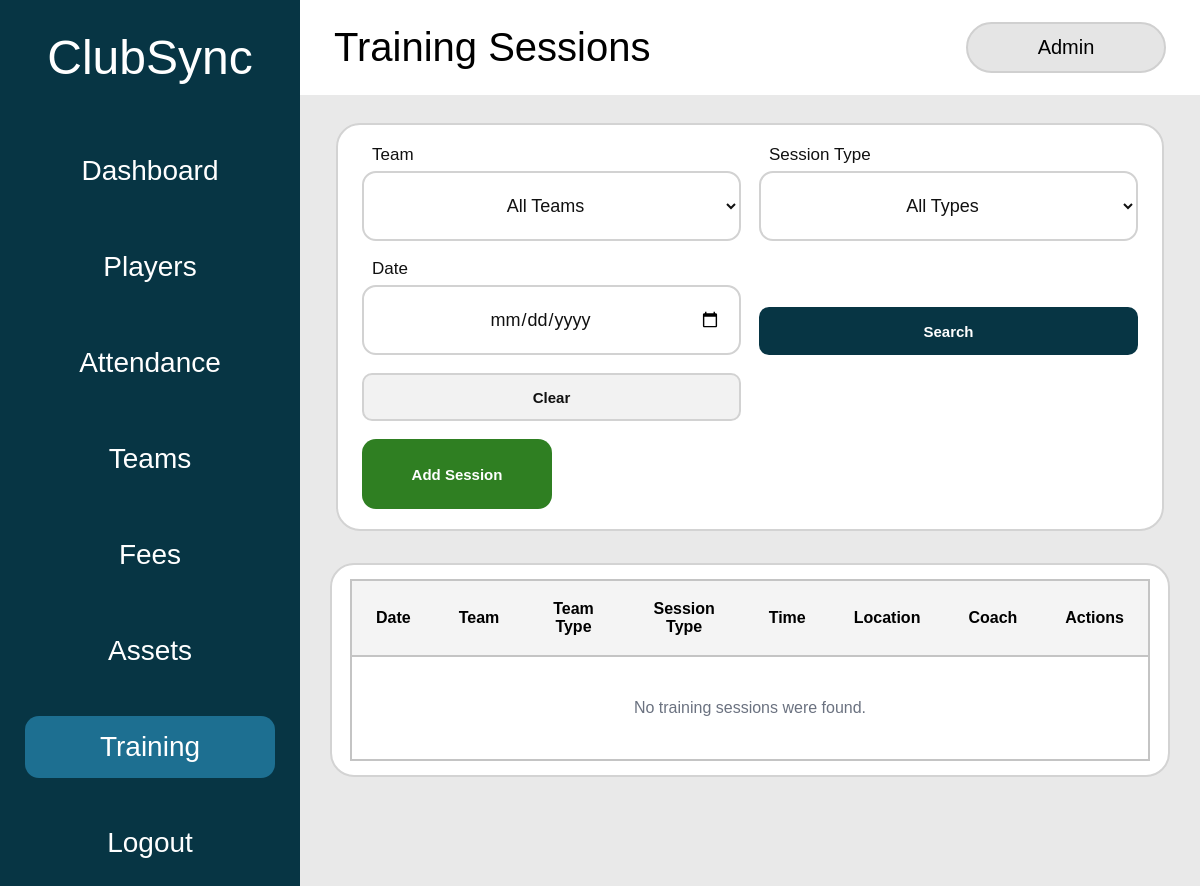
Before: /training (signed in) with the older database file.
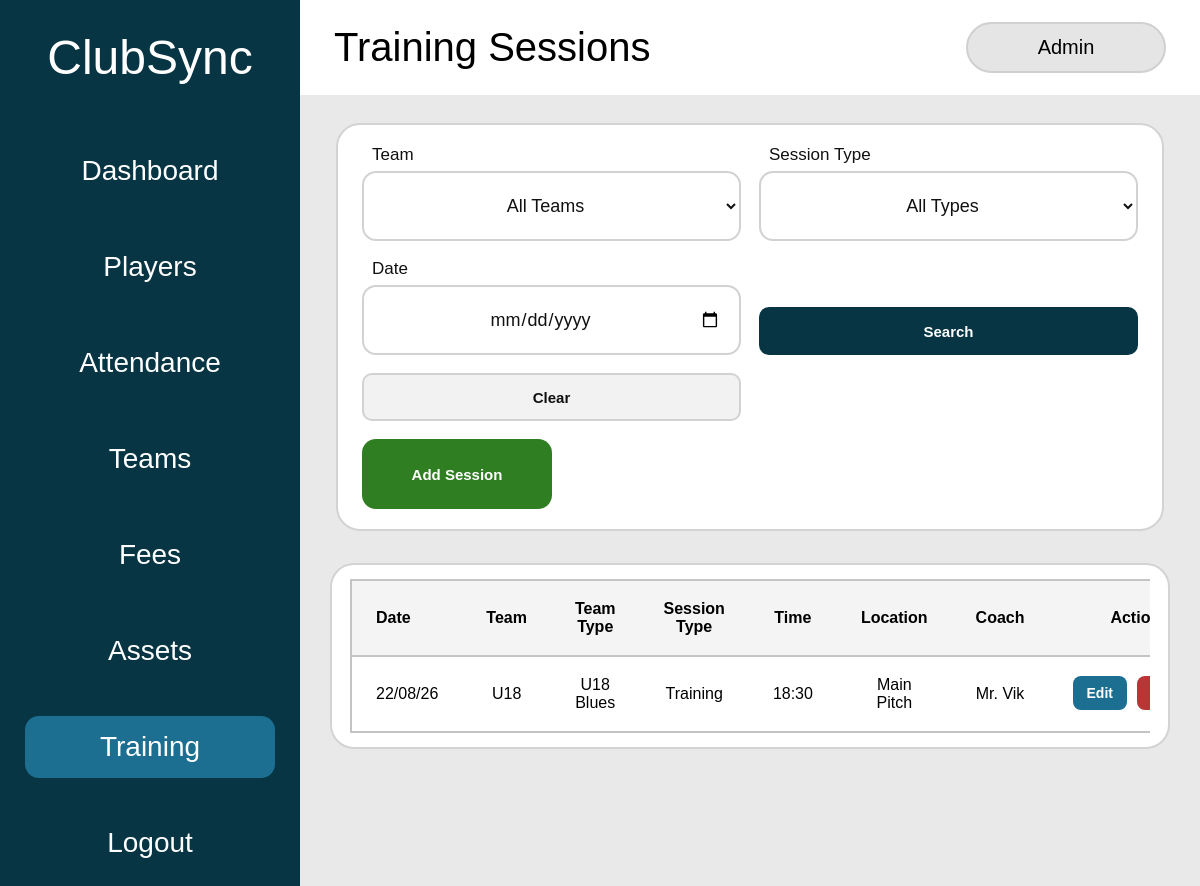
After: the same page with the newer database file.
### tables this page shows
CREATE TABLE training_sessions (
        session_id INTEGER PRIMARY KEY AUTOINCREMENT,

        session_date TEXT NOT NULL,

        team TEXT NOT NULL,

        session_type TEXT NOT NULL
            CHECK (
                session_type IN (
                    'Training',
                    'Skills Session',
                    'Fitness',
                    'Tactical'
                )
            ),

        session_time TEXT NOT NULL,

        location TEXT NOT NULL,

        coach_name TEXT NOT NULL,

        created_by_user_id INTEGER,

        created_at TEXT NOT NULL
            DEFAULT CURRENT_TIMESTAMP,

        updated_at TEXT NOT NULL
            DEFAULT CURRENT_TIMESTAMP, team_type TEXT NOT NULL DEFAULT '',

        FOREIGN KEY (created_by_user_id)
            REFERENCES users(user_id)
            ON DELETE SET NULL
    );

### app.py (the view)
@app.route("/training")
def training():
    if "role" not in session:
        return redirect(url_for("login"))
    if session["role"] == "Viewer":
        return redirect(url_for("viewer"))
    selected_team = request.args.get(
        "team",
        ""
    ).strip()
    allowed_teams = {
        "",
        "U10",
        "U12",
        "U14",
        "U16",
        "U18",
        "Senior"
    }
    if selected_team not in allowed_teams:
        selected_team = ""
    selected_session_type = request.args.get(
        "session_type",
        ""
    ).strip()
    selected_date = request.args.get(
        "training_date",
        ""
    ).strip()
    allowed_session_types = {
        "",
        "Training",
        "Skills Session",
        "Fitness",
        "Tactical"
    }
    if selected_session_type not in allowed_session_types:
        selected_session_type = ""
    if selected_date:
        try:
            date.fromisoformat(selected_date)
        except ValueError:
            selected_date = ""
    connection = get_database_connection()
    ensure_training_table(connection)
    query = """
        SELECT *
        FROM training_sessions
        WHERE 1 = 1
    """
    parameters = []
    if selected_team:
        query += """
            AND team = ?
        """
        parameters.append(selected_team)
    if selected_session_type:
        query += """
            AND session_type = ?
        """
        parameters.append(selected_session_type)
    if selected_date:
        query += """
            AND session_date = ?
        """
        parameters.append(selected_date)
    query += """
        ORDER BY
            session_date ASC,
            session_time ASC,
            team ASC
    """
    training_records = connection.execute(
        query,
        parameters
    ).fetchall()
    team_records = connection.execute("""
        SELECT DISTINCT team
        FROM players
        WHERE team IS NOT NULL
          AND TRIM(team) != ''
          AND registration_status = 'Active'
        ORDER BY team
    """).fetchall()
    connection.close()
    return render_template(
        "training.html",
        training_sessions=training_records,
        teams=team_records,
        selected_team=selected_team,
        selected_session_type=selected_session_type,
        selected_date=selected_date,
        saved=request.args.get("saved") == "1"
    )

### app.py (called while the page is built)
def get_database_connection():
    connection = sqlite3.connect("clubsync.db")
    connection.row_factory = sqlite3.Row
    connection.execute("PRAGMA foreign_keys = ON")
    return connection

### templates/training.html (shortened to what this page needs)
<!DOCTYPE html>
<html lang="en">
<head>
    <link
        rel="stylesheet"
        href="{{ url_for('static', filename='css/style.css') }}"
    >
</head>
<body>
<div class="app-layout">
    <aside class="sidebar">
        <h1>ClubSync</h1>
        <nav>
            <a href="{{ url_for('dashboard') }}">
                Dashboard
            </a>
            <a href="{{ url_for('players') }}">
                Players
            </a>
            <a href="{{ url_for('attendance') }}">
                Attendance
            </a>
            <a href="{{ url_for('teams') }}">
                Teams
            </a>
            <a href="{{ url_for('fees') }}">
                Fees
            </a>
            <a href="{{ url_for('assets') }}">
                Assets
            </a>
            <a
                class="active"
                href="{{ url_for('training') }}"
            >
                Training
            </a>
            <a href="{{ url_for('logout') }}">
                Logout
            </a>
        </nav>
    </aside>
    <main class="main-content training-page">
        <div class="top-bar">
            <div>
                <h2>Training Sessions</h2>
            </div>
            <div class="user-box">
                {{ session["role"] }}
            </div>
        </div>
        <section class="training-toolbar">
            <form
                method="GET"
                action="{{ url_for('training') }}"
                class="training-filter-form"
            >
                <div class="training-filter-field">
                    <label for="team">
                        Team
                    </label>
                    <select
                        id="team"
                        name="team"
                    >
                        <option value="">
                            All Teams
                        </option>
                    </select>
                </div>
                <div class="training-filter-field">
                    <label for="session_type">
                        Session Type
                    </label>
                    <select
                        id="session_type"
                        name="session_type"
                    >
                        <option value="">
                            All Types
                        </option>
                    </select>
                </div>
                <div class="training-filter-field">
                    <label for="training_date">
                        Date
                    </label>
                    <input
                        id="training_date"
                        type="date"
                        name="training_date"
                        value="{{ selected_date }}"
                    >
                </div>
                <button
                    type="submit"
                    class="training-search-button"
                >
                    Search
                </button>
                <a
                    href="{{ url_for('training') }}"
                    class="training-clear-button"
                >
                    Clear
                </a>
            </form>
            {% if session["role"] in ["Admin", "Coach"] %}
                <button
                    type="button"
                    class="add-training-button"
                    onclick="openTrainingModal()"
                >
                    Add Session
                </button>
            {% endif %}
        </section>
        <section class="training-table-card">
            <div class="training-table-wrapper">
                <table class="training-table">
                    <thead>
                        <tr>
                            <th>Date</th>
                            <th>Team</th>
                            <th>Team Type</th>
                            <th>Session Type</th>
                            <th>Time</th>
                            <th>Location</th>
                            <th>Coach</th>
                            <th>Actions</th>
                        </tr>
                    </thead>
                    <tbody>
                        {% for training_session in training_sessions %}
                            <tr>
                                <td>
                                    {{ training_session["session_date"][8:10] }}/{{ training_session["session_date"][5:7] }}/{{ training_session["session_date"][2:4] }}
                                </td>
                                <td>
                                    {{ training_session["team"] }}
                                </td>
                                <td>
                                    {{ training_session["team_type"] }}
                                </td>
                                <td>
                                    {{ training_session["session_type"] }}
                                </td>
                                <td>
                                    {{ training_session["session_time"] }}
                                </td>
                                <td>
                                    {{ training_session["location"] }}
                                </td>
                                <td>
                                    {{ training_session["coach_name"] }}
                                </td>
                                <td class="training-actions">
                                    <button
                                        type="button"
                                        class="training-edit-button"
                                        onclick="openEditTrainingModal(
                                            '{{ training_session['session_id'] }}',
                                            '{{ training_session['session_date'] }}',
                                            '{{ training_session['team']|e }}',
                                            '{{ training_session['team_type']|e }}',
                                            '{{ training_session['session_type']|e }}',
                                            '{{ training_session['session_time'] }}',
                                            '{{ training_session['location']|e }}',
                                            '{{ training_session['coach_name']|e }}'
                                        )"
                                    >
                                        Edit
                                    </button>
                                    <form
                                        method="POST"
                                        action="{{ url_for(
                                            'delete_training',
                                            session_id=training_session['session_id']
                                        ) }}"
                                        class="training-delete-form"
                                        onsubmit="return confirm(
                                            'Are you sure you want to delete this training session?'
                                        );"
                                    >
                                        <button
                                            type="submit"
                                            class="training-delete-button"
                                        >
                                        </button>
                                    </form>
                                </td>
                            </tr>
                        {% else %}
                            <tr>
                                <td
                                    colspan="8"
                                    class="training-empty-state"
                                >
                                    No training sessions were found.
                                </td>
                            </tr>
                        {% endfor %}
                    </tbody>
                </table>
            </div>
        </section>
    </main>
</div>
</body>
</html>

### static/css/style.css (style rules this page uses)
* { margin: 0; padding: 0; box-sizing: border-box; }
body { font-family: Arial, Helvetica, sans-serif; }
.app-layout { display: flex; min-height: 100vh; background: #e9e9e9; }
.sidebar { width: 300px; min-height: 100vh; background: #073544; color: white; padding: 30px 25px; flex-shrink: 0; }
.sidebar h1 { font-size: 48px; font-weight: 400; text-align: center; margin-bottom: 8px; }
.sidebar nav { margin-top: 55px; }
.sidebar nav a { display: block; color: white; text-decoration: none; padding: 15px; margin-bottom: 34px; border-radius: 14px; font-size: 28px; text-align: center; }
.sidebar nav a:hover, .sidebar nav a.active { background: #1d6f91; }
.main-content { flex: 1; min-width: 0; padding: 0 30px 30px; }
.top-bar { height: 95px; background: white; margin: 0 -30px 35px; padding: 20px 35px; display: flex; justify-content: space-between; align-items: center; }
.top-bar h2 { font-size: 42px; font-weight: 400; }
.user-box { background: #e5e5e5; border: 2px solid #d0d0d0; padding: 12px 28px; border-radius: 30px; font-size: 20px; text-align: center; min-width: 200px; }
.training-page { min-height: 100vh; overflow-x: hidden; background: #e9e9e9; }
.training-page .top-bar { height: 95px; margin-bottom: 28px; padding: 18px 34px; }
.training-page .top-bar h2 { font-size: 40px; font-weight: 400; }
.training-toolbar { display: grid; width: calc(100% - 12px); max-width: 100%; grid-template-columns: 1fr 190px; align-items: end; gap: 18px; margin: 0 6px 32px; padding: 20px 24px; border: 2px solid #d3d3d3; border-radius: 24px; background: #ffffff; }
.training-filter-form { display: grid; grid-template-columns: minmax(180px, 1fr) minmax(180px, 1fr) minmax(180px, 1fr) 120px 120px; align-items: end; gap: 18px; }
.training-filter-field { display: flex; min-width: 0; flex-direction: column; }
.training-filter-field label { margin: 0 0 6px 10px; color: #111111; font-size: 17px; font-weight: 400; }
.training-filter-field input, .training-filter-field select { width: 100%; height: 70px; border: 2px solid #d2d2d2; border-radius: 14px; padding: 0 18px; background: #ffffff; color: #111111; font: inherit; font-size: 18px; text-align: center; text-align-last: center; }
.training-search-button, .training-clear-button { display: inline-flex; width: 120px; min-width: 120px; height: 48px; align-items: center; justify-content: center; border-radius: 10px; padding: 0 14px; font: inherit; font-size: 15px; font-weight: 700; line-height: 1; text-align: center; text-decoration: none; white-space: nowrap; cursor: pointer; }
.training-search-button { border: none; background: #073544; color: #ffffff; }
.training-clear-button { border: 2px solid #d2d2d2; background: #f2f2f2; color: #111111; }
.add-training-button { display: inline-flex; width: 190px; min-width: 190px; height: 70px; align-items: center; justify-content: center; align-self: end; border: none; border-radius: 14px; background: #2f7f22; color: #ffffff; font: inherit; font-size: 15px; font-weight: 700; white-space: nowrap; cursor: pointer; }
.training-table-card { margin: 0 0 30px; padding: 14px 18px; border: 2px solid #d3d3d3; border-radius: 24px; background: #ffffff; }
.training-table-wrapper { overflow-x: auto; }
.training-table { width: 100%; border: 2px solid #c4c4c4; border-collapse: collapse; background: #ffffff; }
.training-table th, .training-table td { padding: 19px 24px; border-bottom: 2px solid #c4c4c4; text-align: center; vertical-align: middle; }
.training-table th { background: #f4f4f4; font-size: 16px; font-weight: 700; }
.training-table th:first-child, .training-table td:first-child { text-align: left; }
.training-table tbody tr:last-child td { border-bottom: none; }
.training-actions { display: flex; align-items: center; justify-content: center; gap: 10px; }
.training-edit-button, .training-delete-button { border: none; border-radius: 8px; padding: 9px 14px; font: inherit; font-size: 14px; font-weight: 700; cursor: pointer; }
.training-edit-button { background: #1d6f91; color: #ffffff; }
.training-delete-button { background: #b93636; color: #ffffff; }
.training-delete-form { display: inline; }
@media (max-width: 1200px) { .training-toolbar { grid-template-columns: 1fr; } }
@media (max-width: 1200px) { .training-filter-form { grid-template-columns: repeat(2, minmax(0, 1fr)); } }
@media (max-width: 1200px) { .training-search-button, .training-clear-button { width: 100%; min-width: 0; } }
@media (max-width: 1200px) { .add-training-button { width: 190px; } }

Changed rows visible on the page:
added training_sessions: session_date "22", session_date "08", session_date "26", team "U18", team_type "U18 Blues", session_type "Training", session_time "18:30", location "Main Pitch", coach_name "Mr. Vik"
Other visible differences:
text no longer shown: "No training sessions were found."
